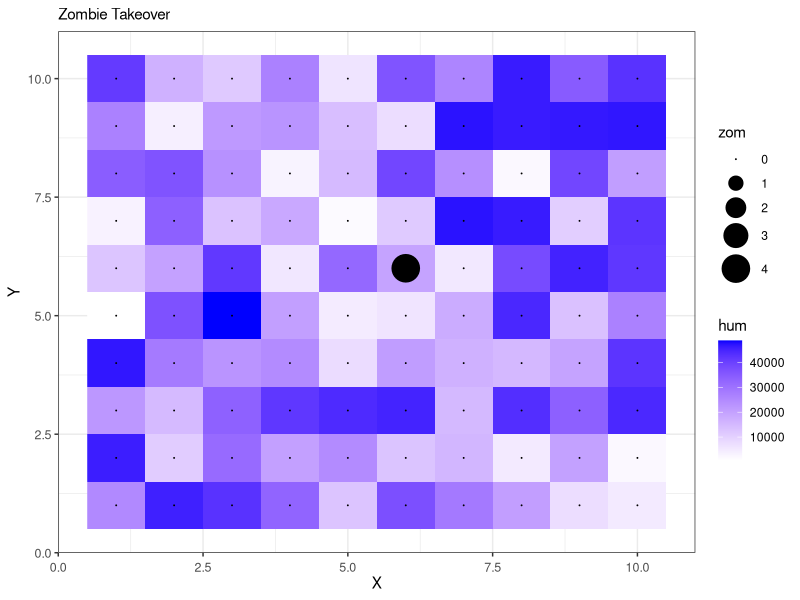
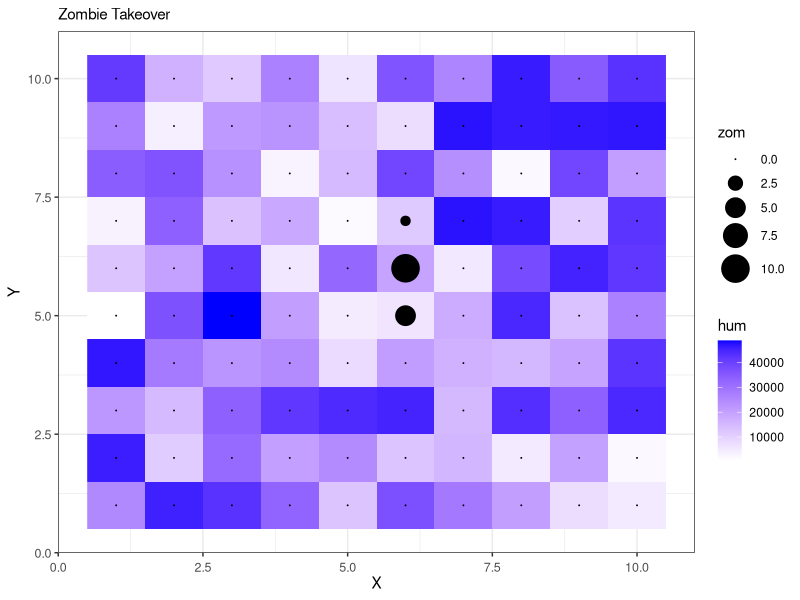
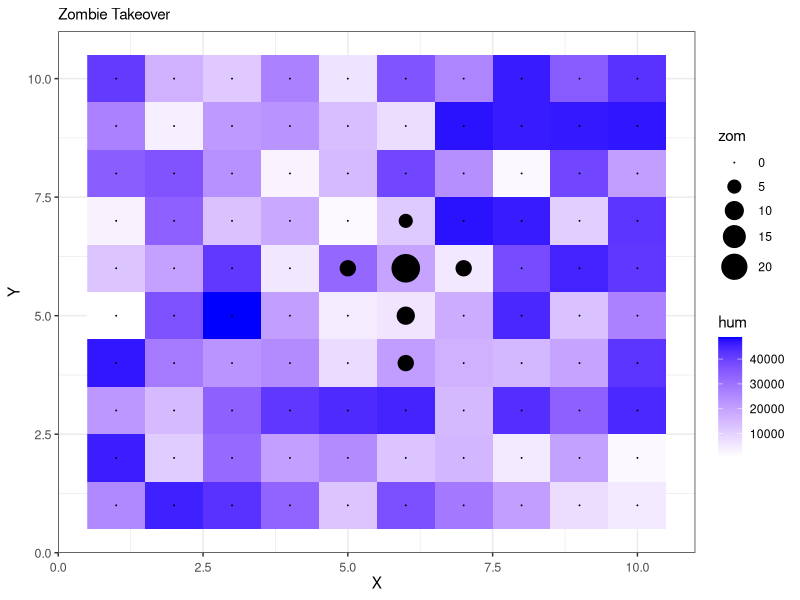
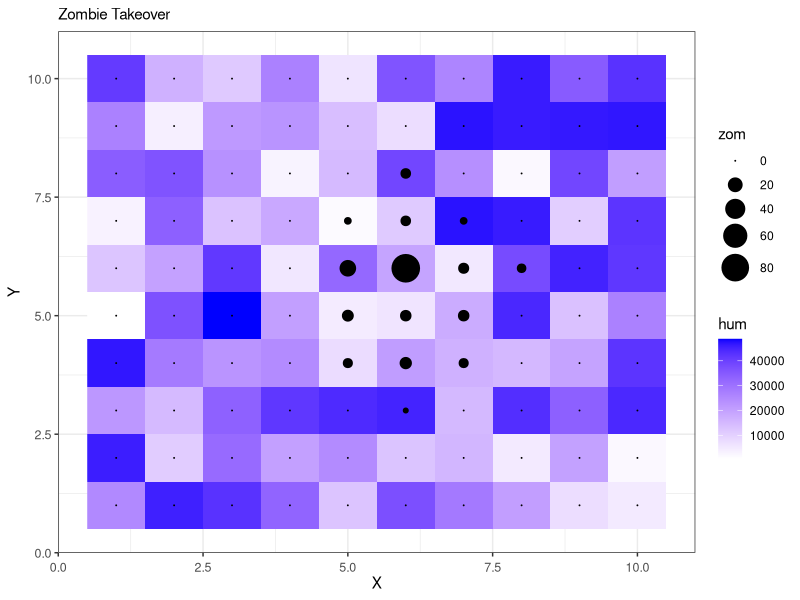
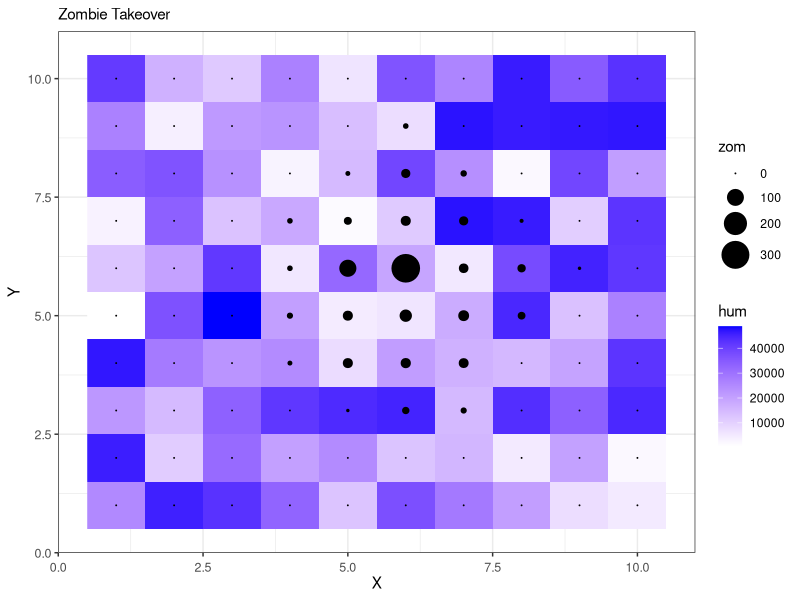
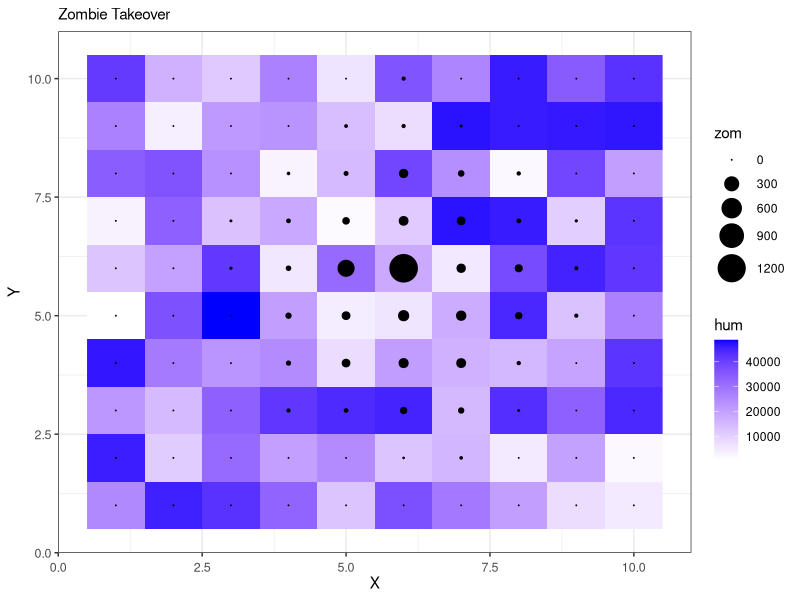
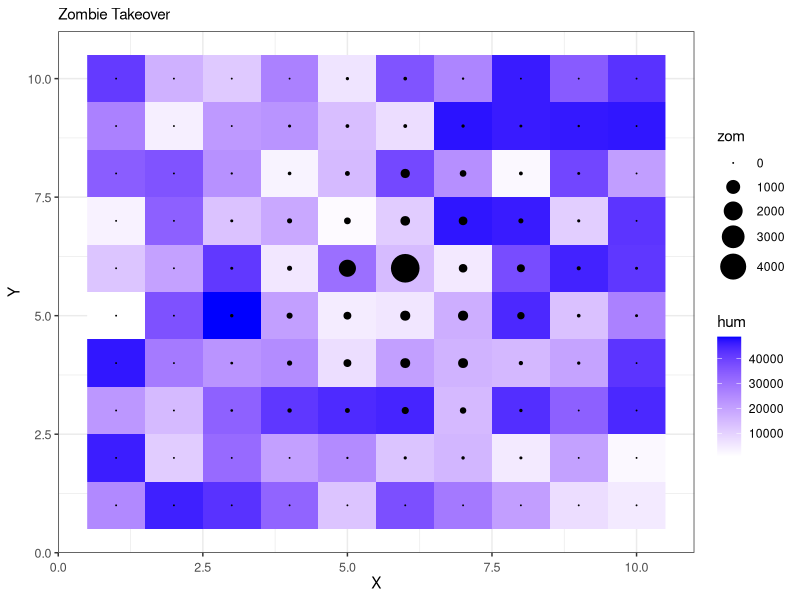
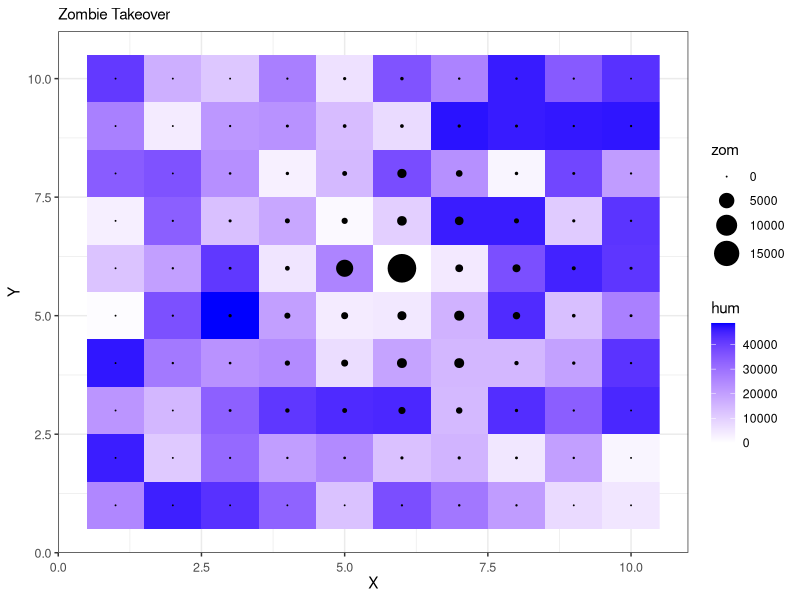

Write R code to recreate these figures, in order.
#Creation of a map (named SimMap). It is a list of 2 matrixes with [[1]] being human populations and [[2]] being zombie populations
CreateMap <- function(x, y){
  Humap <- matrix(0, y, x)
  Zomap <- matrix(0, y, x)
  SimMap <- list(Humap, Zomap)
  return(SimMap)
}
#A Function that randomly populates the map with the max number of zombies and humans being passed to the function.
PopulateMap <- function(zomMax, humMax, SimMap){
  for(cell in 1:length(SimMap[[1]])){
    SimMap[[1]][cell] <- floor(runif(1, min=0, max=humMax))
    SimMap[[2]][cell] <- floor(runif(1, min=0, max=zomMax))
  }
  return(SimMap)
}
#This is a function that will randomly populate humans up to the number given to the function and randomly place 1 zombie in one cell
OneZomRand <- function(humMax, SimMap){
  for(cell in 1:length(SimMap[[1]])){
    SimMap[[1]][cell] <- floor(runif(1, min=0, max=humMax))
  }
  row <- floor(runif(1, min=1, max=nrow(SimMap[[1]])))
  col <- floor(runif(1, min=1, max=ncol(SimMap[[1]])))
  SimMap[[2]][row,col] <- 1
  return(SimMap)
}
#This is the first of our 2 update functions that runs at each time step. It will determine how many zombies 1 zombie can create based on a base 10 log function within each cell of the matrix.
InfectMap <- function(SimMap){
  for(cells in 1:length(SimMap[[1]])){
    #This function divides the human population by 100 and tells how many zombies one zombie can make
    #TODO change to a log function for slower growth
    if(as.numeric(SimMap[[1]][cells]) > 100 ){
      zomNum <- floor(log10(as.numeric(SimMap[[1]][cells])))-1
    }
    else{
      zomNum <- 1
    }
    #Multiply the number of how many zombies there is by the zomNum
    infected <- zomNum*as.numeric(SimMap[[2]][cells])

    #If humans outnumber creation of new zombies, subtract new zombies from human population
    if(infected < as.numeric(SimMap[[1]][cells])){
      SimMap[[1]][cells] <- as.numeric(SimMap[[1]][cells])-infected
      SimMap[[2]][cells] <- as.numeric(SimMap[[2]][cells])+infected
    }
    #Otherwise just infect the remaining humans in the cell
    else{
      SimMap[[2]][cells] <- as.numeric(SimMap[[2]][cells])+as.numeric(SimMap[[1]][cells])
      SimMap[[1]][cells] <- as.numeric(SimMap[[1]][cells])-as.numeric(SimMap[[1]][cells])
    }
  }
  return(SimMap)
}
#Loop through the SimMaps to turn all cells back to 0
ClearMap <- function(SimMap){
  for (cells in 1:length(SimMap[[1]])){
    SimMap[[1]][cells] <- 0
    SimMap[[2]][cells] <- 0

  }
  return(SimMap)
}
#This function will have a small random number of zombies migrate from higher density areas to lower density areas.
SpreadMap <- function(SimMap){
  #Using rows and columns to loop through the matrix so we can determine where the edges of the map are
  for(row in 1:nrow(SimMap[[1]])){
    for(col in 1:ncol(SimMap[[1]])){
      #Checking to the right of a cell, will fail if there are less than 10 zombies or in the rightmost column
      if(col != ncol(SimMap[[1]]) & as.numeric(SimMap[[2]][row,col]) > 10 ){
        #If the cell to the right has less zombies, no new zombies will migrate there
        #If there is less zombies, then a random number between 1 and 10 will be chosen and that many zombies from the original cell will move right
        if(as.numeric(SimMap[[2]][row,col] > as.numeric(SimMap[[2]][row,(col+1)]))){
          zomMove <- floor(runif(1, min=0, max=10))
          SimMap[[2]][row,col] <- as.numeric(SimMap[[2]][row, col]) - zomMove
          SimMap[[2]][row,(col+1)] <- as.numeric(SimMap[[2]][row,(col+1)]) + zomMove
        }
      }
      #Checking to the left of a cell, will fail if there are less than 10 zombies or in the leftmost column
      if(col != 1 & as.numeric(SimMap[[2]][row,col]) > 10 ){
        #If the cell to the right has less zombies, no new zombies will migrate there
        #If there is less zombies, then a random number between 1 and 10 will be chosen and that many zombies from the original cell will move right
        if(as.numeric(SimMap[[2]][row,col] > as.numeric(SimMap[[2]][row,(col-1)]))){
          zomMove <- floor(runif(1, min=0, max=10))
          SimMap[[2]][row,col] <- as.numeric(SimMap[[2]][row, col]) - zomMove
          SimMap[[2]][row,(col-1)] <- as.numeric(SimMap[[2]][row,(col-1)]) + zomMove
        }
      }
      #Checking above a cell, will fail if there are less than 10 zombies or in the first row
      if(row != 1 & as.numeric(SimMap[[2]][row,col]) > 10 ){
        #If the cell to the right has less zombies, no new zombies will migrate there
        #If there is less zombies, then a random number between 1 and 10 will be chosen and that many zombies from the original cell will move right
        if(as.numeric(SimMap[[2]][row,col] > as.numeric(SimMap[[2]][(row-1),col]))){
          zomMove <- floor(runif(1, min=0, max=10))
          SimMap[[2]][row,col] <- as.numeric(SimMap[[2]][row, col]) - zomMove
          SimMap[[2]][(row-1),col] <- as.numeric(SimMap[[2]][(row-1),col]) + zomMove
        }
      }
      #Checking below a cell, will fail if there are less than 10 zombies or in the last row
      if(row != nrow(SimMap[[1]]) & as.numeric(SimMap[[2]][row,col]) > 10 ){
        #If the cell to the right has less zombies, no new zombies will migrate there
        #If there is less zombies, then a random number between 1 and 10 will be chosen and that many zombies from the original cell will move right
        if(as.numeric(SimMap[[2]][row,col] > as.numeric(SimMap[[2]][(row+1),col]))){
          zomMove <- floor(runif(1, min=0, max=10))
          SimMap[[2]][row,col] <- as.numeric(SimMap[[2]][row, col]) - zomMove
          SimMap[[2]][(row+1),col] <- as.numeric(SimMap[[2]][(row+1),col]) + zomMove
        }
      }
    }
  }
  return(SimMap)
}
#This is a meta function that will create the SimMap and populate it with either 1 zombie in one cell or one zombie in multiple cells
CreateModel <- function(x, y, humMax, oneZom){
  SimMap <- CreateMap(x,y)
  if(oneZom == TRUE){
    SimMap <- OneZomRand(humMax, SimMap)
  }
  else{
    SimMap <- PopulateMap(2,humMax, SimMap)
  }
  return(SimMap)
}
#This is the function that loops through all of the time steps and will finish when all humans have been turned
SimulateModel <- function(SimMap){
  run <- TRUE
  dir_out <- file.path(tempdir(), "zoms")
  if(file.exists(dir_out)){
    unlink(dir_out,recursive = TRUE)
  }
  dir.create(dir_out, recursive = TRUE)
  countLoops <- 1
  while(run == TRUE){
    totalHum <- 0
    SimMap <- InfectMap(SimMap)
    SimMap <- SpreadMap(SimMap)

    #ggplot gaphing
    a <- arrayInd(1:length(SimMap[[1]]), dim(SimMap[[1]]))
    df <- data.frame(x=a[,1], y=a[,2], hum=as.vector(SimMap[[1]]), zom=as.vector(SimMap[[2]]))
    plot <- ggplot(df, aes(x = x, y = y)) +
      geom_raster(aes(fill=hum)) +
      scale_fill_gradient(low = "white", high = "blue", aesthetics = 'fill') +
      geom_point(aes( size = zom), (df)) +
      scale_size_continuous(range = c(0, 9))+
      labs(x="X", y="Y", title="Zombie Takeover") +
      theme_bw() + theme(axis.text.x=element_text(size=9, angle=0, vjust=0.3),
                         axis.text.y=element_text(size=9),
                         plot.title=element_text(size=11))

    fp <- file.path(dir_out, paste0(countLoops, ".png"))
    ggsave(plot = plot,
           filename = fp,
           device = "png")
    countLoops <- countLoops + 1

    #Stops the loop if the human population reaches 0
    for(cell in 1:length(SimMap[[1]])){
      totalHum <- totalHum + as.numeric(SimMap[[1]][cell])
    }
    if(totalHum == 0){
      run <- FALSE
    }
  }
  ## list file names and read in
  imgs <- list.files(dir_out, full.names = TRUE)
  img_list <- lapply(imgs, image_read)

  ## join the images together
  img_joined <- image_join(img_list)

  ## animate at 2 frames per second
  img_animated <- image_animate(img_joined, fps = 2)

  ## view animated image
  img_animated

  ## save to disk
  image_write(image = img_animated,
              path = "zombieTakeover.gif")
  return(SimMap)
}

library(ggplot2)
install.packages("magick")
library(magick)
SimMap <- CreateModel(10, 10, 50000, TRUE)
SimMap <- SimulateModel(SimMap)
